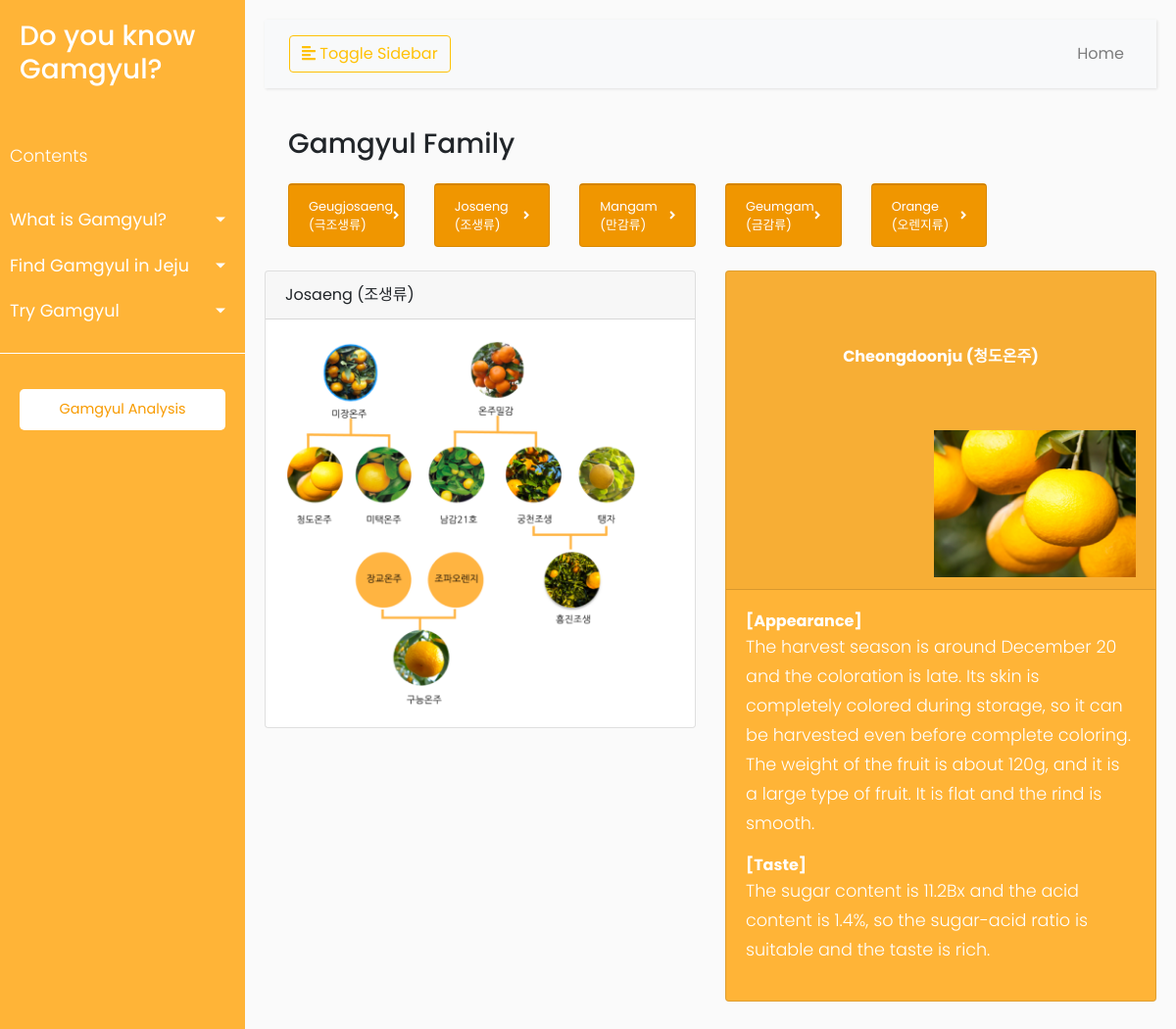
Screenshot of /family/josaeng/ with the database file from the repository.
### information/models.py (models this page shows, shortened)
class FamilyDetail(models.Model):
    id = models.IntegerField(primary_key=True, null=False)
    eng_title = models.CharField(max_length=100)
    kor_title = models.CharField(max_length=100)
    img = models.ImageField(upload_to="family")
    slug = models.SlugField(max_length=200, db_index=True, unique=True, allow_unicode=True, null=True)
    sub_title = models.CharField(max_length=100)
    sub_img = models.ImageField(upload_to="family/sub")
    appearance = models.CharField(max_length=5000)
    taste = models.CharField(max_length=5000)
    class Meta:
        ordering = ['id']
        index_together = [['id', 'slug']]
    def get_absolute_url(self):
        return reverse('information:family_detail', args=[self.slug])

### information/views.py (the view)
# urls.py: path('family/<family_slug>/', family_detail, name='family_detail'),
def family_detail(request, family_slug=None):
    current_slug = None
    families = FamilyDetail.objects.all()
    cur_detail = FamilyDetail.objects.get(slug=family_slug)
    if family_slug:
        current_slug = get_object_or_404(FamilyDetail, slug=family_slug)
    return render(request, 'information/family.html', {'families': families, 'current_slug': current_slug, 'cur_detail': cur_detail})

### information/templates/information/family.html (shortened to what this page needs)
{% extends 'base.html' %}
{% block content %}
<main>
    <div class="container-fluid px-4">
        <h3 class="mt-4">Gamgyul Family</h3>
        <div class="row" style="padding: 15px 0px 0px 0px;">
            {% for f in families %}
            <div class="col-xl-2 col-md-6">
                <div class="card  text-white mb-4" style="background-color: #F89B00;">
                    <div class="card-footer d-flex align-items-center justify-content-between">
                        <a class="small text-white stretched-link" href="{{f.get_absolute_url}}">{{f.eng_title}} <br> {{f.kor_title}}</a>
                        <div class="small text-white"><i class="fas fa-angle-right"></i></div>
                    </div>
                </div>
            </div>
        {% endfor %}
            </div>
    </div>
        <div class="row">
            <div class="col-xl-6">
                <div class="card mb-4">
                    <div class="card-header">
                        {{cur_detail.eng_title}} {{cur_detail.kor_title}}
                    </div>
                    <div class="card-body" style="align-content: center">
                        <img src="{{cur_detail.img.url}}" alt="{{cur_detail.id}}" style="width: 90%;"/>
                    </div>
                </div>
            </div>
            <div class="col-xl-6">
                <div class="card mb-4" style="background-color: #ffb437; color: #ffffff">
                    <div class="card-header" style="text-align: center; line-height: 150px;">
                        <b>{{cur_detail.sub_title}}</b>
                        <img src="{{cur_detail.sub_img.url}}" alt="{{cur_detail.id}}"  style="height: 150px; float: right;"/>
                    </div>
                    <div class="card-body">
                            <b>[Appearance]</b>
                            <p style="color: #ffffff;">{{cur_detail.appearance}}</p>
                            <b>[Taste]</b>
                            <p style="color: #ffffff;">{{cur_detail.taste}}</p>
                    </div>
                </div>
            </div>
        </div>
</main>
{% endblock %}

### information/static/css/base.css (style rules this page uses)
body { font-family: 'Poppins', sans-serif; background: #fafafa; }
p { font-family: 'Poppins', sans-serif; font-size: 1.1em; font-weight: 300; line-height: 1.7em; color: #999; }
a, a:hover, a:focus { color: inherit; text-decoration: none; transition: all 0.3s; }

### rows the page displays
FamilyDetail: eng_title "Geugjosaeng", kor_title "(극조생류)"
FamilyDetail: eng_title "Josaeng", kor_title "(조생류)", img (picture), sub_title "Cheongdoonju (청도온주)", sub_img (picture), appearance "The harvest season is around December 20 and the coloration is late. Its skin is completely colored during storage, so it can be harvested even before complete coloring. The weight of the fruit is about 120g, and it is a large type of fruit. It is flat and the rind is smooth.", taste "The sugar content is 11.2Bx and the acid content is 1.4%, so the sugar-acid ratio is suitable and the taste is rich."
FamilyDetail: eng_title "Mangam", kor_title "(만감류)"
FamilyDetail: eng_title "Geumgam", kor_title "(금감류)"
FamilyDetail: eng_title "Orange", kor_title "(오렌지류)"
